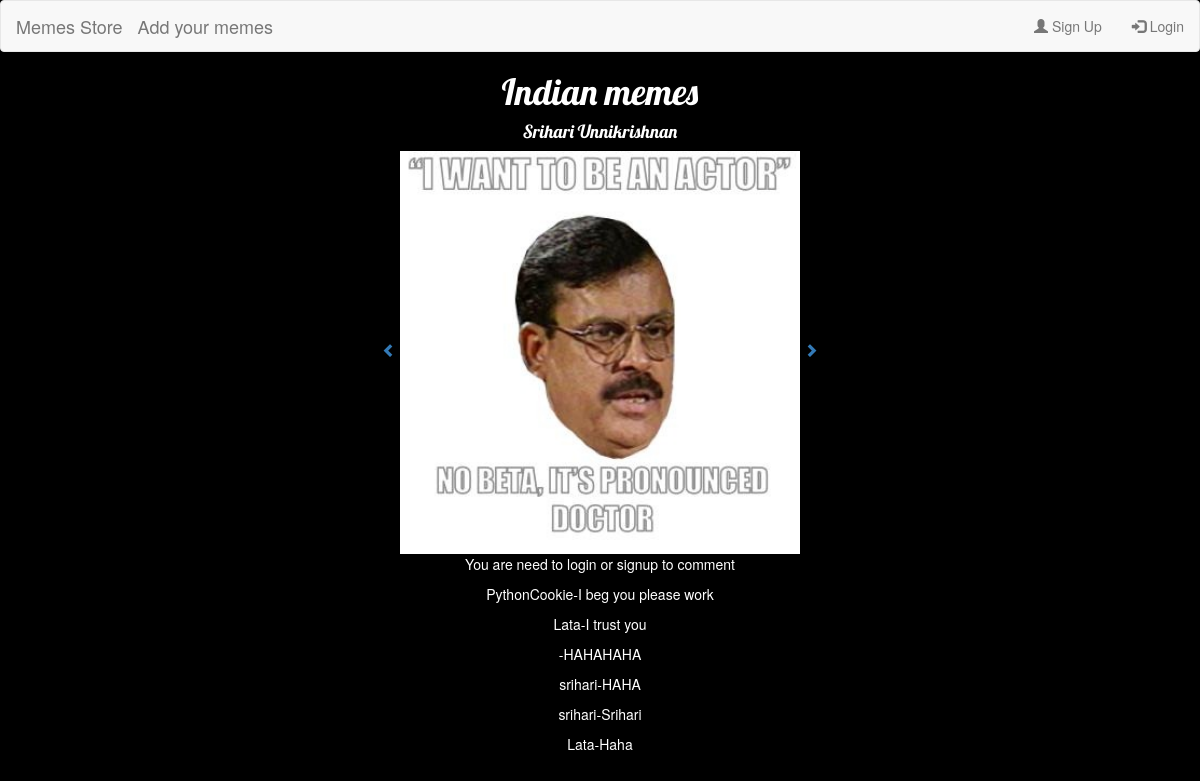
Page /photos/3/ on the committed database.
### photos/models.py (models this page shows, shortened)
class Memes(models.Model):
    joker=models.CharField(max_length=250)
    description=models.CharField(max_length=140)
    photo_link=models.FileField(upload_to=get_upload_file_name)

class Comment(models.Model):
    name=models.CharField(max_length=100)
    Memetitle=models.CharField(max_length=140)
    comment=models.CharField(max_length=100,null=True)

### photos/views.py (the view)
# urls.py: url(r'^(?P<meme_id>[0-9]+)/$',views.detail,name="meme_detail"),
def detail(request,meme_id):
     memes=get_object_or_404(Memes,pk=meme_id)
     if request.method=="POST":
         form=PostForm(request.POST)#populate
         if form.is_valid():
             comment=form.cleaned_data['comment']#add the data from the comment
             name=request.user.username
             meme_title=memes.description
             Comment.objects.create(name=name,comment=comment,Memetitle=meme_title)#make a new instance of the model
     else:
            form = PostForm()
     All_comments=Comment.objects.all()
     context={
         "name":memes.joker,
         "description":memes.description,
         "photo":memes.photo_link,
         "plus1":memes.id+1,
         "minus1":memes.id-1,
         "meme_id":meme_id,
         "form":form,
         "comment":All_comments,
         "hi":request.user.username
         }
     return render(request,"photos/detail.html",context)

### photos/templates/photos/detail.html (shortened to what this page needs)
<!DOCTYPE>
<html>
<head>
  <link rel="stylesheet" href="https://maxcdn.bootstrapcdn.com/bootstrap/3.3.7/css/bootstrap.min.css">
</head>
<body>
    <nav class="navbar navbar-default">
        <div class="container-fluid">
            <div class="navbar-header">
                <a class="navbar-brand" href="{%url 'memes_home'%}">Memes Store</a>
                <a class="navbar-brand" href="/photos/addmeme">Add your memes</a>
                </div>
                {%if not user.is_authenticated%}
                <ul class="nav navbar-nav navbar-right">
      <li><a href="/photos/add_me/"><span class="glyphicon glyphicon-user"></span> Sign Up</a></li>
      <li><a href="/photos/login/"><span class="glyphicon glyphicon-log-in"></span> Login</a></li>
    </ul>
    {%else%}
              <ul class="nav navbar-nav navbar-right">
      <li><a href="/photos/logout/"><span class="glyphicon glyphicon-log-out"></span>Not {{hi}}?,Logout</a></li>
              </ul>
    {%endif%}
        </div>
    </nav>
    <center>
        <h1>{{description}}</h1>
        <h4>{{name}}</h4></center>
    <center><a style="text-align:left;width:20%;" href="/photos/{{minus1}}">
          <span class="glyphicon glyphicon-chevron-left"></span>
        </a>
        {%load static%}
        <img src="{%static  photo%}" /><a style="text-align:left;width:20%;" href="/photos/{{plus1}}">
          <span class="glyphicon glyphicon-chevron-right"></span>
        </a></center>
       <center>
           {% if user.is_authenticated %}
           <form action="#" method="POST">
           {% csrf_token %}
           <div  style="padding-bottom: 10px;" > <span>{{form}}</span></div>
           <br/>
             <input  type="submit" value="Submit" />
       </form>
       {%else%}
       <p> You are need to login or signup to comment</p>
       {% endif %}
       {%for i in comment%}
       {%if i.Memetitle|lower == description|lower%}
       <p>{{i.name}}-{{i.comment}}</p>
       {%endif%}
       {%endfor%}
              </center>
</body>
</html>

### photos/templates/photos/detail.html (style rules this page uses)
body, html { color: white !important; background-color: black !important; }
h1,h4,form { font-family: 'Lobster' !important; }
img { width: 100%; max-width: 400px; }

### rows in the picture
Memes: description "Indian memes", joker "Srihari Unnikrishnan", photo_link (picture)
Comment: name "PythonCookie", comment "I beg you please work"
Comment: name "Lata", comment "I trust you"
Comment: comment "HAHAHAHA"
Comment: name "srihari", comment "HAHA"
Comment: name "srihari", comment "Srihari"
Comment: name "Lata", comment "Haha"
